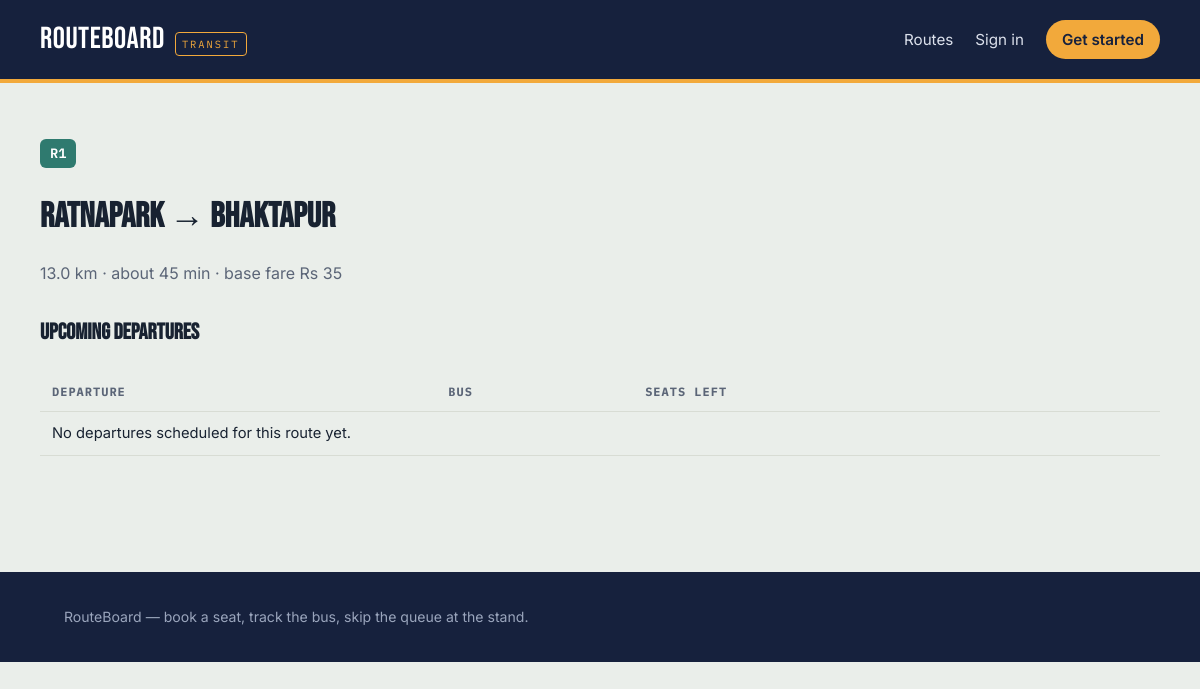
Screenshot of /routes/1 with the database file from the repository.
### tables this page shows
CREATE TABLE routes (
    id INTEGER PRIMARY KEY AUTOINCREMENT,
    code TEXT UNIQUE NOT NULL,
    name TEXT NOT NULL,
    origin TEXT NOT NULL,
    destination TEXT NOT NULL,
    distance_km REAL NOT NULL,
    duration_min INTEGER NOT NULL,
    base_fare REAL NOT NULL,
    color TEXT NOT NULL DEFAULT '#2F7A6F'
);

### app.py (the view)
@app.route("/routes/<int:route_id>")
def route_detail(route_id):
    route = Route.get(route_id)
    if route is None:
        return render_template("404.html"), 404
    trips = Trip.upcoming_for_route(route_id)
    return render_template("route_detail.html", route=route, trips=trips)

### app.py (called while the page is built)
@app.before_request
def load_logged_in_user():
    user_id = session.get("user_id")
    g.user = User.get(user_id) if user_id else None

@app.context_processor
def inject_current_user():
    class _Anon:
        is_authenticated = False
        is_admin = False
        is_driver = False
        name = ""
    return {"current_user": g.user if g.user else _Anon()}

### db.py (called while the page is built)
def get_db():
    if "db" not in g:
        g.db = sqlite3.connect(DB_PATH)
        g.db.row_factory = sqlite3.Row
        g.db.execute("PRAGMA foreign_keys = ON")
    return g.db

### models.py (called while the page is built)
def _now():
    return datetime.utcnow().isoformat(timespec="seconds")

    @staticmethod
    def _from_row(row):
        if row is None:
            return None
        return Route(row["id"], row["code"], row["name"], row["origin"], row["destination"],
                     row["distance_km"], row["duration_min"], row["base_fare"], row["color"])

    @classmethod
    def get(cls, route_id):
        row = get_db().execute("SELECT * FROM routes WHERE id = ?", (route_id,)).fetchone()
        return cls._from_row(row)

    @classmethod
    def upcoming_for_route(cls, route_id):
        rows = get_db().execute(
            "SELECT * FROM trips WHERE route_id = ? AND departure_time >= ? ORDER BY departure_time",
            (route_id, _now()),
        ).fetchall()
        return [cls._from_row(r) for r in rows]

### templates/route_detail.html (shortened to what this page needs)
{% extends "base.html" %}
{% block content %}
<section class="section container">
  <span class="route-badge-lg" style="background:{{ route.color }};">{{ route.code }}</span>
  <h2 style="font-family:var(--font-display); font-size:2.2rem; margin:10px 0 4px;">
    {{ route.origin }} &rarr; {{ route.destination }}
  </h2>
  <p style="color:var(--text-muted); margin-bottom:30px;">
    {{ route.distance_km }} km &middot; about {{ route.duration_min }} min &middot;
    base fare Rs {{ '%.0f'|format(route.base_fare) }}
  </p>
  <h3 style="font-family:var(--font-display); font-size:1.4rem;">Upcoming departures</h3>
  <table class="data-table">
    <thead>
      <tr><th>Departure</th><th>Bus</th><th>Seats left</th><th></th></tr>
    </thead>
    <tbody>
      {% for t in trips %}
      <tr>
        <td>{{ t.departure_time.strftime('%a %d %b, %H:%M') }}</td>
        <td>{{ t.bus.bus_number }}</td>
        <td>{{ t.seats_available }} / {{ t.bus.capacity }}</td>
        <td>
          {% if t.seats_available > 0 %}
          <a class="btn btn-amber" href="{{ url_for('book_trip', trip_id=t.id) }}">Book seat</a>
          {% else %}
          <span class="status-tag status-cancelled">Full</span>
          {% endif %}
          <a class="btn btn-outline" href="{{ url_for('track_bus', bus_id=t.bus.id) }}">Track bus</a>
        </td>
      </tr>
      {% else %}
      <tr><td colspan="4">No departures scheduled for this route yet.</td></tr>
      {% endfor %}
    </tbody>
  </table>
</section>
{% endblock %}

### static/css/style.css (style rules this page uses)
:root { --ink: #16213D; --ink-soft: #2B3A5C; --paper: #EAEEEA; --card: #FBF8F1; --amber: #F2A93B; --amber-deep: #C97F16; --teal: #2F7A6F; --red: #C1443C; --line: #D8DCD4; --text: #182231; --text-muted: #5B6577; --font-display: 'Bebas Neue', 'Archivo Expanded', sans-serif; --font-body: 'Inter', 'Work Sans', sans-serif; --font-mono: 'IBM Plex Mono', monospace; --radius: 10px; }
* { box-sizing: border-box; }
html { scroll-behavior: smooth; }
body { margin: 0; background: var(--paper); color: var(--text); font-family: var(--font-body); line-height: 1.55; }
.container { max-width: 1120px; margin: 0 auto; padding: 0 24px; }
.section { padding: 56px 0; }
.route-badge-lg { display: inline-block; font-family: var(--font-mono); font-weight: 600; color: #fff; padding: 4px 10px; border-radius: 6px; font-size: 0.85rem; margin-bottom: 12px; }
table.data-table { width: 100%; border-collapse: collapse; font-size: 0.92rem; }
table.data-table th, table.data-table td { text-align: left; padding: 10px 12px; border-bottom: 1px solid var(--line); }
table.data-table th { font-family: var(--font-mono); font-size: 0.75rem; text-transform: uppercase; letter-spacing: 1px; color: var(--text-muted); }

### rows the page displays
routes: code "R1", origin "Ratnapark", destination "Bhaktapur", distance_km "13.0", duration_min "45", base_fare "35"
